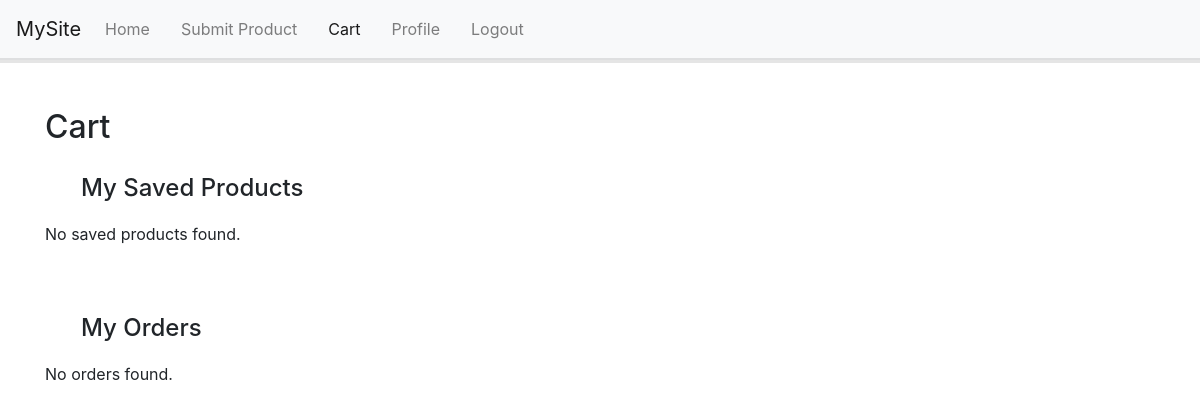
Before: /cart/ (signed in) with the older database file.
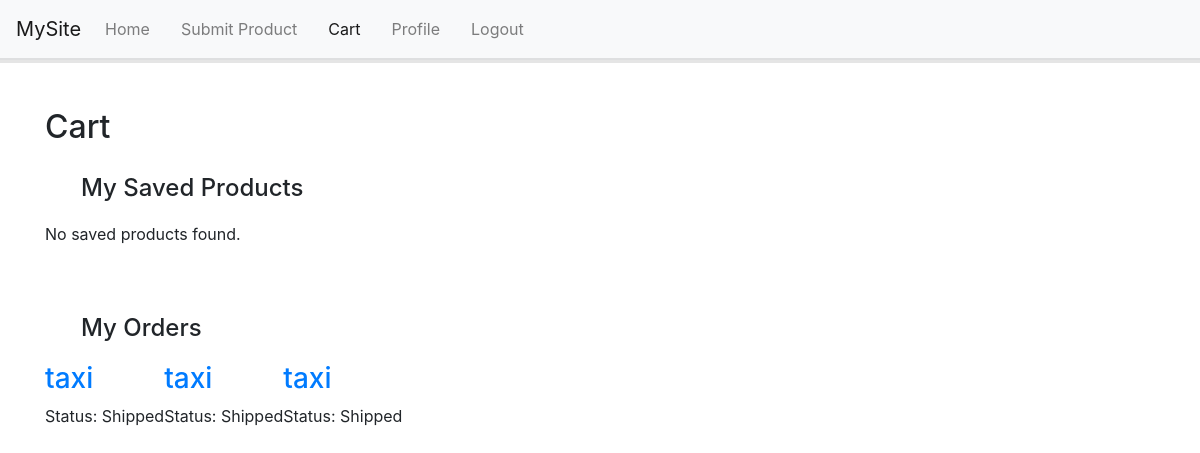
After: the same page with the newer database file.
### users/models.py (models this page shows, shortened)
class Purchase(models.Model):
    user = models.ForeignKey(User, on_delete=models.CASCADE)
    product = models.ForeignKey(Product, on_delete=models.CASCADE)
    first_name = models.CharField(max_length=100)
    last_name = models.CharField(max_length=100)
    phone_number = models.CharField(max_length=20)
    address = models.CharField(max_length=255)
    card_number = models.CharField(max_length=16)
    secret_number = models.CharField(max_length=3)
    STATUS_CHOICES = [
        ('PROCESS', 'Under Process'),
        ('SHIPPED', 'Shipped'),
    ]
    status = models.CharField(max_length=10, choices=STATUS_CHOICES, default='PROCESS')

class Product(models.Model):
    user = models.ForeignKey("custom_user", on_delete=models.CASCADE)
    name = models.CharField(max_length=255)
    car_model = models.CharField(max_length=255)
    car_serie = models.CharField(max_length=255)
    piece = models.CharField(max_length=255)
    price = models.DecimalField(max_digits=10, decimal_places=2)
    phone_number = models.CharField(max_length=15)
    STATE_CHOICES = [
        ('new', 'New'),
        ('used', 'Used'),
    ]
    state = models.CharField(max_length=4, choices=STATE_CHOICES)
    city = models.ForeignKey(Wilaya, on_delete=models.CASCADE)
    description = models.TextField(blank=True, null=True)
    created_at = models.DateTimeField(auto_now_add=True)
    quantity = models.PositiveIntegerField(default=0)
    sales = models.PositiveIntegerField(default=0)
    total_rating = models.FloatField(default=0)
    rating_count = models.PositiveIntegerField(default=0)

### users/views.py (the view)
# urls.py: path('cart/', views.cart_view, name='cart'),
def cart_view(request):
    if not request.user.is_authenticated:
        return HttpResponseRedirect(reverse("login"))
    saved_products = SavedProduct.objects.filter(user=request.user).select_related('product')
    user_orders = Purchase.objects.filter(user=request.user)
    return render(request, "users/cart.html", {
        'saved_products': saved_products,
        'orders': user_orders,
    })

### users/templates/users/cart.html (shortened to what this page needs)
{% extends "users/layout.html" %}
{% load static %}
{% block content %}
<link rel="stylesheet" href="{% static 'css/profile.css' %}">
<h2>Cart</h2>
<p style="font-weight: 500; font-size: 2vw; margin-left: 3vw; margin-top: 2vw">My Saved Products</p>
<div class="products">
    {% if saved_products %}
        {% for saved_product in saved_products %}
        <div class="product">
             <div class="card-img"><img src="{{ saved_product.product.media_files_set.first.path.url }}" alt=""></div>
             <hr class="dropdown-divider">
            <h3>{{ saved_product.product.name }}</h3>
            <p>Price: {{ saved_product.product.price }} DA</p>
            <p>City: {{ saved_product.product.city }}</p>
            <form method="post" action="{% url 'remove_saved_product' saved_product.product.id %}">
                {% csrf_token %}
                <button type="submit" class="btn btn-danger">Remove</button>
            </form>
        </div>
        {% endfor %}
    {% else %}
        <p>No saved products found.</p>
    {% endif %}
</div>
<br>
<p style="font-weight: 500; font-size: 2vw; margin-left: 3vw; margin-top: 2vw">My Orders</p>
<div class="products">
  {% if orders %}
  {% for order in orders %}
  <div class="order">
      <div class="order-details">
          <h3><a href="{% url 'product_detail' order.product.id %}">{{ order.product.name }}</a></h3>
          <p>Status: {{ order.get_status_display }}</p>
      </div>
  </div>
  {% endfor %}
{% else %}
  <p>No orders found.</p>
{% endif %}
</div>
{% endblock %}

Changed rows visible on the page:
added Purchase: product.name "taxi", status "Shipped"
added Purchase: product.name "taxi", status "Shipped"
added Purchase: product.name "taxi", status "Shipped"
Other visible differences:
text no longer shown: "No orders found."
